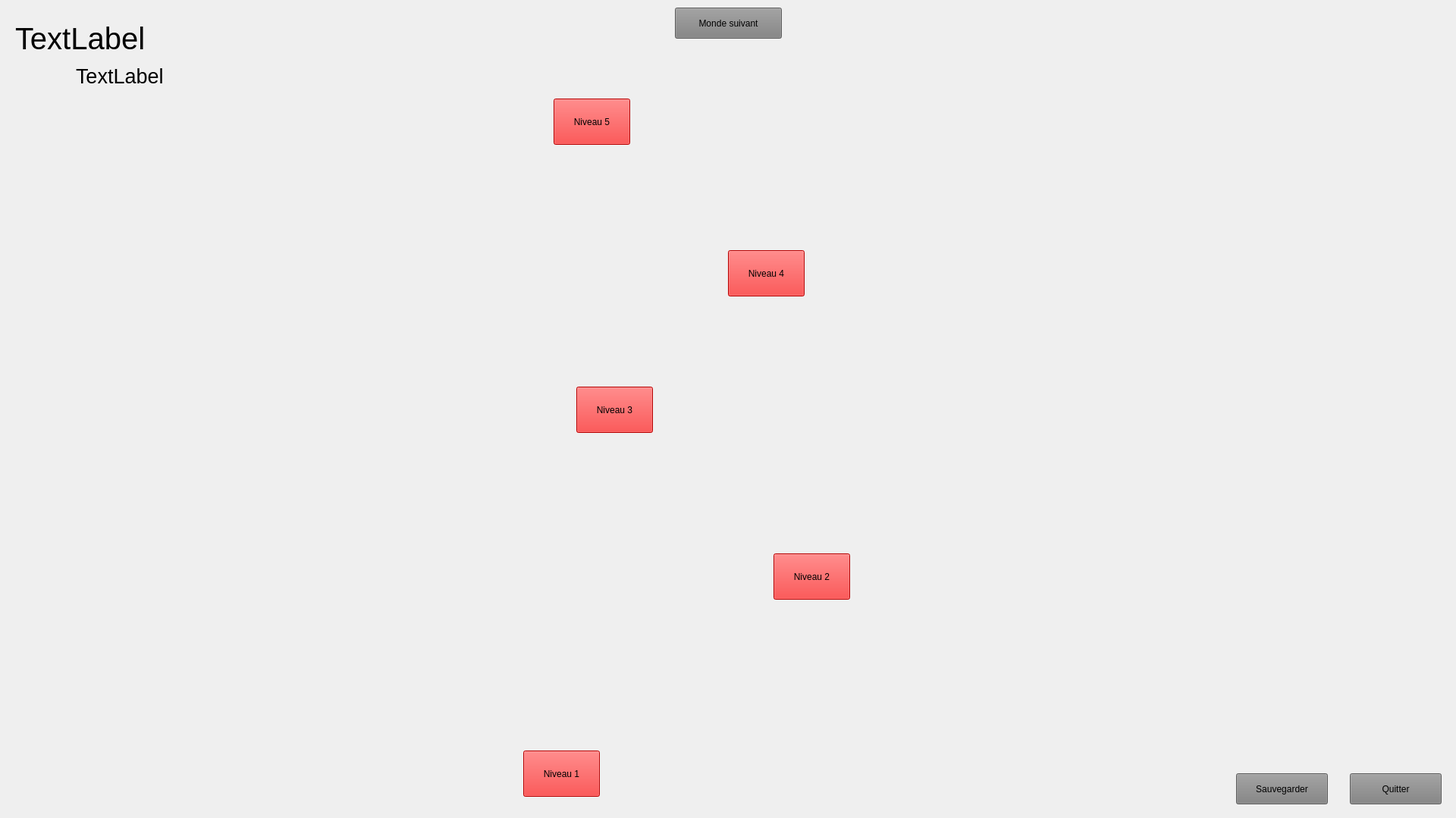
<?xml version="1.0" encoding="UTF-8"?>
<ui version="4.0">
 <class>saison_1</class>
 <widget class="QWidget" name="saison_1">
  <property name="geometry">
   <rect>
    <x>0</x>
    <y>0</y>
    <width>1920</width>
    <height>1079</height>
   </rect>
  </property>
  <property name="windowTitle">
   <string>Form</string>
  </property>
  <property name="styleSheet">
   <string notr="true">QWidget#saison_1{
	background-image: url(:/img/ete.png);
	background-repeat: no-repeat;
    background-position: center;
    background-attachment: fixed;
    background-size: cover;
}

QPushButton{
	background-color: red;
}

QPushButton#sais_suiv{
	background-color: grey;
}
QPushButton#save{
	background-color: grey;
}
QPushButton#quit{
	background-color: grey;
}</string>
  </property>
  <widget class="QPushButton" name="niv_5">
   <property name="geometry">
    <rect>
     <x>730</x>
     <y>130</y>
     <width>101</width>
     <height>61</height>
    </rect>
   </property>
   <property name="text">
    <string>Niveau 5</string>
   </property>
  </widget>
  <widget class="QPushButton" name="niv_4">
   <property name="enabled">
    <bool>true</bool>
   </property>
   <property name="geometry">
    <rect>
     <x>960</x>
     <y>330</y>
     <width>101</width>
     <height>61</height>
    </rect>
   </property>
   <property name="text">
    <string>Niveau 4</string>
   </property>
  </widget>
  <widget class="QPushButton" name="niv_3">
   <property name="geometry">
    <rect>
     <x>760</x>
     <y>510</y>
     <width>101</width>
     <height>61</height>
    </rect>
   </property>
   <property name="text">
    <string>Niveau 3</string>
   </property>
  </widget>
  <widget class="QPushButton" name="niv_2">
   <property name="geometry">
    <rect>
     <x>1020</x>
     <y>730</y>
     <width>101</width>
     <height>61</height>
    </rect>
   </property>
   <property name="text">
    <string>Niveau 2</string>
   </property>
  </widget>
  <widget class="QPushButton" name="niv_1">
   <property name="geometry">
    <rect>
     <x>690</x>
     <y>990</y>
     <width>101</width>
     <height>61</height>
    </rect>
   </property>
   <property name="text">
    <string>Niveau 1</string>
   </property>
  </widget>
  <widget class="QLabel" name="e_1_2">
   <property name="geometry">
    <rect>
     <x>668</x>
     <y>930</y>
     <width>51</width>
     <height>51</height>
    </rect>
   </property>
   <property name="text">
    <string/>
   </property>
   <property name="pixmap">
    <pixmap resource="ressource.qrc">:/img/star.png</pixmap>
   </property>
  </widget>
  <widget class="QLabel" name="e_1_3">
   <property name="geometry">
    <rect>
     <x>719</x>
     <y>930</y>
     <width>51</width>
     <height>51</height>
    </rect>
   </property>
   <property name="text">
    <string/>
   </property>
   <property name="pixmap">
    <pixmap resource="ressource.qrc">:/img/star.png</pixmap>
   </property>
  </widget>
  <widget class="QLabel" name="e_1_1">
   <property name="geometry">
    <rect>
     <x>617</x>
     <y>930</y>
     <width>51</width>
     <height>51</height>
    </rect>
   </property>
   <property name="text">
    <string/>
   </property>
   <property name="pixmap">
    <pixmap resource="ressource.qrc">:/img/star.png</pixmap>
   </property>
  </widget>
  <widget class="QLabel" name="e_1_5">
   <property name="geometry">
    <rect>
     <x>821</x>
     <y>930</y>
     <width>51</width>
     <height>51</height>
    </rect>
   </property>
   <property name="text">
    <string/>
   </property>
   <property name="pixmap">
    <pixmap resource="ressource.qrc">:/img/star.png</pixmap>
   </property>
  </widget>
  <widget class="QLabel" name="e_1_4">
   <property name="geometry">
    <rect>
     <x>770</x>
     <y>930</y>
     <width>51</width>
     <height>51</height>
    </rect>
   </property>
   <property name="text">
    <string/>
   </property>
   <property name="pixmap">
    <pixmap resource="ressource.qrc">:/img/star.png</pixmap>
   </property>
  </widget>
  <widget class="QLabel" name="e_2_1">
   <property name="geometry">
    <rect>
     <x>946</x>
     <y>670</y>
     <width>51</width>
     <height>51</height>
    </rect>
   </property>
   <property name="text">
    <string/>
   </property>
   <property name="pixmap">
    <pixmap resource="ressource.qrc">:/img/star.png</pixmap>
   </property>
  </widget>
  <widget class="QLabel" name="e_2_2">
   <property name="geometry">
    <rect>
     <x>997</x>
     <y>670</y>
     <width>51</width>
     <height>51</height>
    </rect>
   </property>
   <property name="text">
    <string/>
   </property>
   <property name="pixmap">
    <pixmap resource="ressource.qrc">:/img/star.png</pixmap>
   </property>
  </widget>
  <widget class="QLabel" name="e_2_4">
   <property name="geometry">
    <rect>
     <x>1099</x>
     <y>670</y>
     <width>51</width>
     <height>51</height>
    </rect>
   </property>
   <property name="text">
    <string/>
   </property>
   <property name="pixmap">
    <pixmap resource="ressource.qrc">:/img/star.png</pixmap>
   </property>
  </widget>
  <widget class="QLabel" name="e_2_3">
   <property name="geometry">
    <rect>
     <x>1048</x>
     <y>670</y>
     <width>51</width>
     <height>51</height>
    </rect>
   </property>
   <property name="text">
    <string/>
   </property>
   <property name="pixmap">
    <pixmap resource="ressource.qrc">:/img/star.png</pixmap>
   </property>
  </widget>
  <widget class="QLabel" name="e_2_5">
   <property name="geometry">
    <rect>
     <x>1150</x>
     <y>670</y>
     <width>51</width>
     <height>51</height>
    </rect>
   </property>
   <property name="text">
    <string/>
   </property>
   <property name="pixmap">
    <pixmap resource="ressource.qrc">:/img/star.png</pixmap>
   </property>
  </widget>
  <widget class="QLabel" name="e_3_4">
   <property name="geometry">
    <rect>
     <x>832</x>
     <y>450</y>
     <width>51</width>
     <height>51</height>
    </rect>
   </property>
   <property name="text">
    <string/>
   </property>
   <property name="pixmap">
    <pixmap resource="ressource.qrc">:/img/star.png</pixmap>
   </property>
  </widget>
  <widget class="QLabel" name="e_3_5">
   <property name="geometry">
    <rect>
     <x>883</x>
     <y>450</y>
     <width>51</width>
     <height>51</height>
    </rect>
   </property>
   <property name="text">
    <string/>
   </property>
   <property name="pixmap">
    <pixmap resource="ressource.qrc">:/img/star.png</pixmap>
   </property>
  </widget>
  <widget class="QLabel" name="e_3_3">
   <property name="geometry">
    <rect>
     <x>781</x>
     <y>450</y>
     <width>51</width>
     <height>51</height>
    </rect>
   </property>
   <property name="text">
    <string/>
   </property>
   <property name="pixmap">
    <pixmap resource="ressource.qrc">:/img/star.png</pixmap>
   </property>
  </widget>
  <widget class="QLabel" name="e_3_1">
   <property name="geometry">
    <rect>
     <x>679</x>
     <y>450</y>
     <width>51</width>
     <height>51</height>
    </rect>
   </property>
   <property name="text">
    <string/>
   </property>
   <property name="pixmap">
    <pixmap resource="ressource.qrc">:/img/star.png</pixmap>
   </property>
  </widget>
  <widget class="QLabel" name="e_3_2">
   <property name="geometry">
    <rect>
     <x>730</x>
     <y>450</y>
     <width>51</width>
     <height>51</height>
    </rect>
   </property>
   <property name="text">
    <string/>
   </property>
   <property name="pixmap">
    <pixmap resource="ressource.qrc">:/img/star.png</pixmap>
   </property>
  </widget>
  <widget class="QLabel" name="e_4_4">
   <property name="geometry">
    <rect>
     <x>1032</x>
     <y>270</y>
     <width>51</width>
     <height>51</height>
    </rect>
   </property>
   <property name="text">
    <string/>
   </property>
   <property name="pixmap">
    <pixmap resource="ressource.qrc">:/img/star.png</pixmap>
   </property>
  </widget>
  <widget class="QLabel" name="e_4_5">
   <property name="geometry">
    <rect>
     <x>1083</x>
     <y>270</y>
     <width>51</width>
     <height>51</height>
    </rect>
   </property>
   <property name="text">
    <string/>
   </property>
   <property name="pixmap">
    <pixmap resource="ressource.qrc">:/img/star.png</pixmap>
   </property>
  </widget>
  <widget class="QLabel" name="e_4_3">
   <property name="geometry">
    <rect>
     <x>981</x>
     <y>270</y>
     <width>51</width>
     <height>51</height>
    </rect>
   </property>
   <property name="text">
    <string/>
   </property>
   <property name="pixmap">
    <pixmap resource="ressource.qrc">:/img/star.png</pixmap>
   </property>
  </widget>
  <widget class="QLabel" name="e_4_1">
   <property name="geometry">
    <rect>
     <x>879</x>
     <y>270</y>
     <width>51</width>
     <height>51</height>
    </rect>
   </property>
   <property name="text">
    <string/>
   </property>
   <property name="pixmap">
    <pixmap resource="ressource.qrc">:/img/star.png</pixmap>
   </property>
  </widget>
  <widget class="QLabel" name="e_4_2">
   <property name="geometry">
    <rect>
     <x>930</x>
     <y>270</y>
     <width>51</width>
     <height>51</height>
    </rect>
   </property>
   <property name="text">
    <string/>
   </property>
   <property name="pixmap">
    <pixmap resource="ressource.qrc">:/img/star.png</pixmap>
   </property>
  </widget>
  <widget class="QLabel" name="e_5_4">
   <property name="geometry">
    <rect>
     <x>802</x>
     <y>70</y>
     <width>51</width>
     <height>51</height>
    </rect>
   </property>
   <property name="text">
    <string/>
   </property>
   <property name="pixmap">
    <pixmap resource="ressource.qrc">:/img/star.png</pixmap>
   </property>
  </widget>
  <widget class="QLabel" name="e_5_5">
   <property name="geometry">
    <rect>
     <x>853</x>
     <y>70</y>
     <width>51</width>
     <height>51</height>
    </rect>
   </property>
   <property name="text">
    <string/>
   </property>
   <property name="pixmap">
    <pixmap resource="ressource.qrc">:/img/star.png</pixmap>
   </property>
  </widget>
  <widget class="QLabel" name="e_5_3">
   <property name="geometry">
    <rect>
     <x>751</x>
     <y>70</y>
     <width>51</width>
     <height>51</height>
    </rect>
   </property>
   <property name="text">
    <string/>
   </property>
   <property name="pixmap">
    <pixmap resource="ressource.qrc">:/img/star.png</pixmap>
   </property>
  </widget>
  <widget class="QLabel" name="e_5_1">
   <property name="geometry">
    <rect>
     <x>649</x>
     <y>70</y>
     <width>51</width>
     <height>51</height>
    </rect>
   </property>
   <property name="text">
    <string/>
   </property>
   <property name="pixmap">
    <pixmap resource="ressource.qrc">:/img/star.png</pixmap>
   </property>
  </widget>
  <widget class="QLabel" name="e_5_2">
   <property name="geometry">
    <rect>
     <x>700</x>
     <y>70</y>
     <width>51</width>
     <height>51</height>
    </rect>
   </property>
   <property name="text">
    <string/>
   </property>
   <property name="pixmap">
    <pixmap resource="ressource.qrc">:/img/star.png</pixmap>
   </property>
  </widget>
  <widget class="QLabel" name="helper">
   <property name="geometry">
    <rect>
     <x>1270</x>
     <y>630</y>
     <width>151</width>
     <height>121</height>
    </rect>
   </property>
   <property name="text">
    <string/>
   </property>
   <property name="pixmap">
    <pixmap resource="ressource.qrc">:/img/petit-helper.png</pixmap>
   </property>
  </widget>
  <widget class="QPushButton" name="sais_suiv">
   <property name="geometry">
    <rect>
     <x>890</x>
     <y>10</y>
     <width>141</width>
     <height>41</height>
    </rect>
   </property>
   <property name="text">
    <string>Monde suivant</string>
   </property>
  </widget>
  <widget class="QLabel" name="nom_joueur">
   <property name="geometry">
    <rect>
     <x>20</x>
     <y>10</y>
     <width>371</width>
     <height>81</height>
    </rect>
   </property>
   <property name="font">
    <font>
     <pointsize>30</pointsize>
    </font>
   </property>
   <property name="text">
    <string>TextLabel</string>
   </property>
  </widget>
  <widget class="QLabel" name="nbr_e_img">
   <property name="geometry">
    <rect>
     <x>40</x>
     <y>70</y>
     <width>51</width>
     <height>51</height>
    </rect>
   </property>
   <property name="text">
    <string/>
   </property>
   <property name="pixmap">
    <pixmap resource="ressource.qrc">:/img/star.png</pixmap>
   </property>
  </widget>
  <widget class="QLabel" name="nbr_etoile">
   <property name="geometry">
    <rect>
     <x>100</x>
     <y>70</y>
     <width>121</width>
     <height>61</height>
    </rect>
   </property>
   <property name="font">
    <font>
     <pointsize>20</pointsize>
    </font>
   </property>
   <property name="text">
    <string>TextLabel</string>
   </property>
  </widget>
  <widget class="QPushButton" name="quit">
   <property name="geometry">
    <rect>
     <x>1780</x>
     <y>1020</y>
     <width>121</width>
     <height>41</height>
    </rect>
   </property>
   <property name="text">
    <string>Quitter</string>
   </property>
  </widget>
  <widget class="QPushButton" name="save">
   <property name="geometry">
    <rect>
     <x>1630</x>
     <y>1020</y>
     <width>121</width>
     <height>41</height>
    </rect>
   </property>
   <property name="text">
    <string>Sauvegarder</string>
   </property>
  </widget>
 </widget>
 <resources>
  <include location="ressource.qrc"/>
 </resources>
 <connections/>
</ui>
